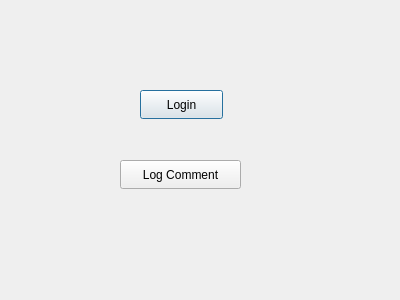
<?xml version="1.0" encoding="UTF-8"?>
<ui version="4.0">
 <class>Log</class>
 <widget class="QDialog" name="Log">
  <property name="geometry">
   <rect>
    <x>0</x>
    <y>0</y>
    <width>400</width>
    <height>300</height>
   </rect>
  </property>
  <property name="windowTitle">
   <string>Dialog</string>
  </property>
  <widget class="QPushButton" name="pushButton">
   <property name="geometry">
    <rect>
     <x>140</x>
     <y>90</y>
     <width>83</width>
     <height>29</height>
    </rect>
   </property>
   <property name="text">
    <string>Login</string>
   </property>
  </widget>
  <widget class="QPushButton" name="pushButton_2">
   <property name="geometry">
    <rect>
     <x>120</x>
     <y>160</y>
     <width>121</width>
     <height>29</height>
    </rect>
   </property>
   <property name="text">
    <string>Log Comment</string>
   </property>
  </widget>
 </widget>
 <resources/>
 <connections/>
</ui>
